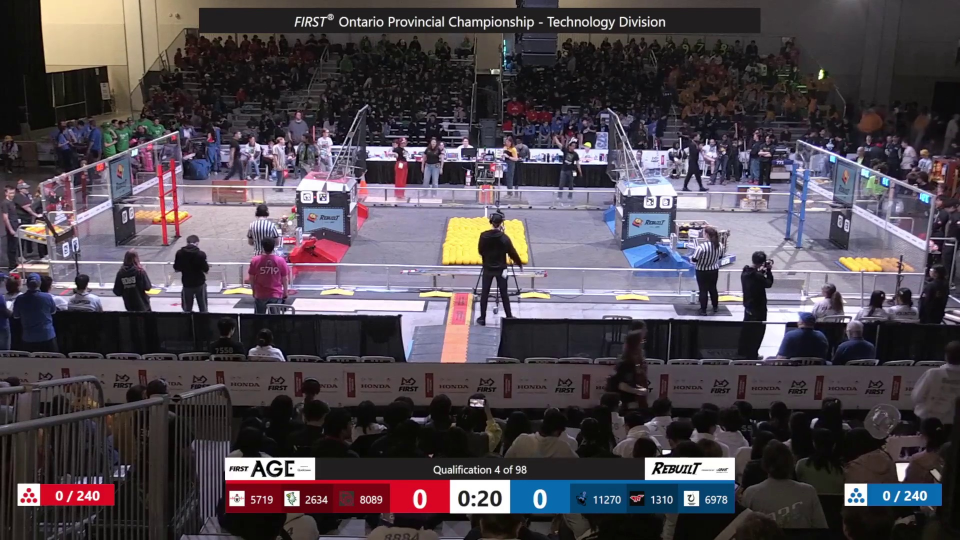
#> input picture data/dataset/raw_frames/frame_00001.jpg, 1920 x 1080 px (shown at 1/2 size); its folder holds only this picture in this run
$ python select_training_frames.py
#> lines starting #> are read from the running program, lines starting #| are printed output that depends on the picture
import cv2
from pathlib import Path


SOURCE_DIR = Path("data/dataset/raw_frames")
OUTPUT_DIR = Path("data/dataset/images/train")

WINDOW_NAME = "TitanTrace Training Frame Selector"


def main():
    OUTPUT_DIR.mkdir(
        parents=True,
        exist_ok=True
    )

    frames = sorted(
        SOURCE_DIR.glob("*.jpg")
    )

    if not frames:
        print("No frames found.")
        print(f"Expected frames in: {SOURCE_DIR}")
        return

    print(f"Found {len(frames)} frames.")
    print()
    print("Controls:")
    print("  Y = keep frame")
    print("  N = skip frame")
    print("  B = go back")
    print("  Q = quit")
    print()

    index = 0

    cv2.namedWindow(
        WINDOW_NAME,
        cv2.WINDOW_NORMAL
    )

    while index < len(frames):

        frame_path = frames[index]

        image = cv2.imread(
            str(frame_path)
        )
#> image is the input picture: shape (1080, 1920, 3); mean B, G, R 79.5, 72, 79.9

        if image is None:
            index += 1
            continue

        display = image.copy()

        text = (
            f"{frame_path.name} | "
            f"{index + 1}/{len(frames)}"
        )

        cv2.rectangle(
            display,
            (0, 0),
            (700, 50),
            (0, 0, 0),
            -1
        )

        cv2.putText(
            display,
            text,
            (15, 35),
            cv2.FONT_HERSHEY_SIMPLEX,
            0.9,
            (255, 255, 255),
            2
        )
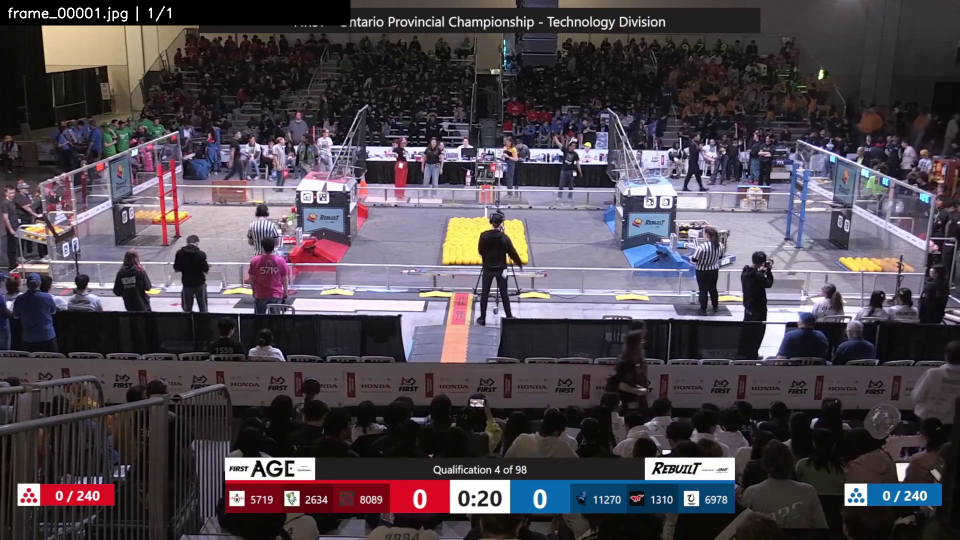
#> display: shape (1080, 1920, 3) (shown at 1/2 size); mean B, G, R 78.2, 70.4, 78.1

        cv2.imshow(
            WINDOW_NAME,
            display
        )

        while True:

            key = cv2.waitKey(0) & 0xFF
#> (key q is pressed here)

            # Keep
            if key == ord("y"):

                output_path = (
                    OUTPUT_DIR /
                    frame_path.name
                )

                cv2.imwrite(
                    str(output_path),
                    image
                )

                print(
                    f"KEEP  {frame_path.name}"
                )

                index += 1
                break

            # Skip
            elif key == ord("n"):

                print(
                    f"SKIP  {frame_path.name}"
                )

                index += 1
                break

            # Go back
            elif key == ord("b"):

                if index > 0:
                    index -= 1
                    print(
                        f"BACK  → {frames[index].name}"
                    )
                else:
                    print("Already at first frame.")

                break

            # Quit
            elif key == ord("q"):

                cv2.destroyAllWindows()

                print()
                print("Selection stopped.")
                print(
                    f"Frames currently saved in: "
                    f"{OUTPUT_DIR}"
                )

                return

    cv2.destroyAllWindows()

    saved_count = len(
        list(OUTPUT_DIR.glob("*.jpg"))
    )

    print()
    print("=== Selection Complete ===")
    print(f"Training frames saved: {saved_count}")
    print(f"Location: {OUTPUT_DIR}")


if __name__ == "__main__":
    main()

$ run again, on data/dataset/raw_frames/frame_00010.jpg
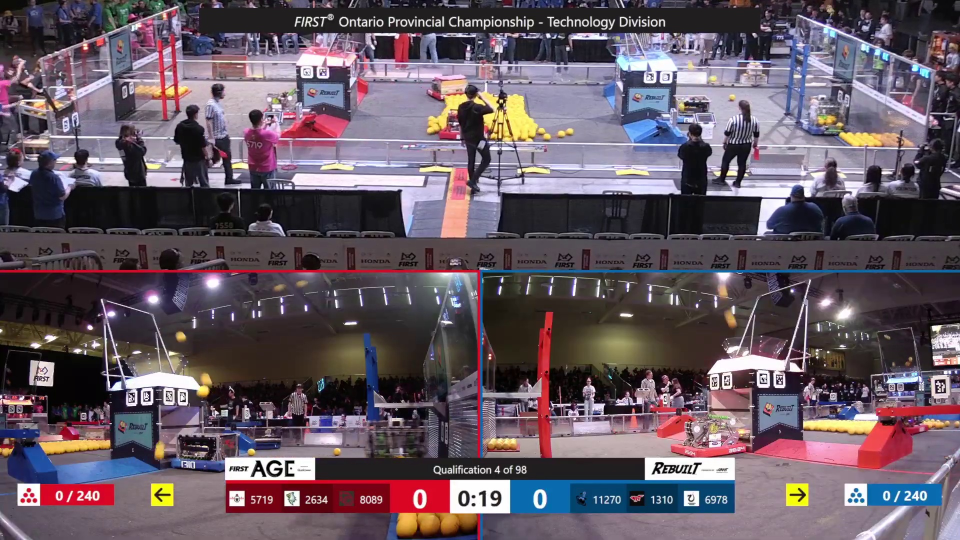
#> input picture data/dataset/raw_frames/frame_00010.jpg, 1920 x 1080 px (shown at 1/2 size)
#> in main, image is the input picture: shape (1080, 1920, 3); mean B, G, R 98.3, 87.7, 101.1
#> in main, `cv2.putText( display, text, (15, 35), cv2.FONT_HERSHEY_SIMPLEX, 0.9, (..`:
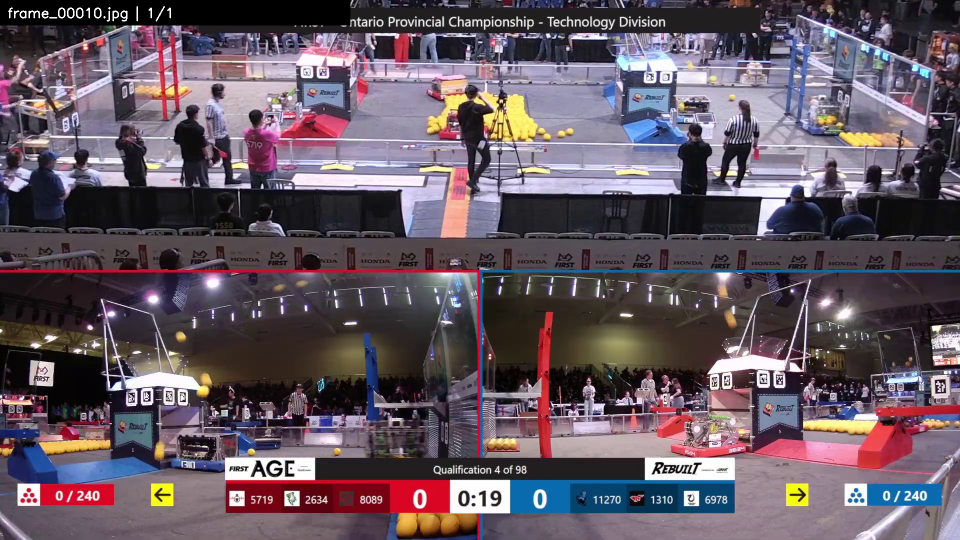
#> display: shape (1080, 1920, 3) (shown at 1/2 size); mean B, G, R 97.5, 87, 100.3
